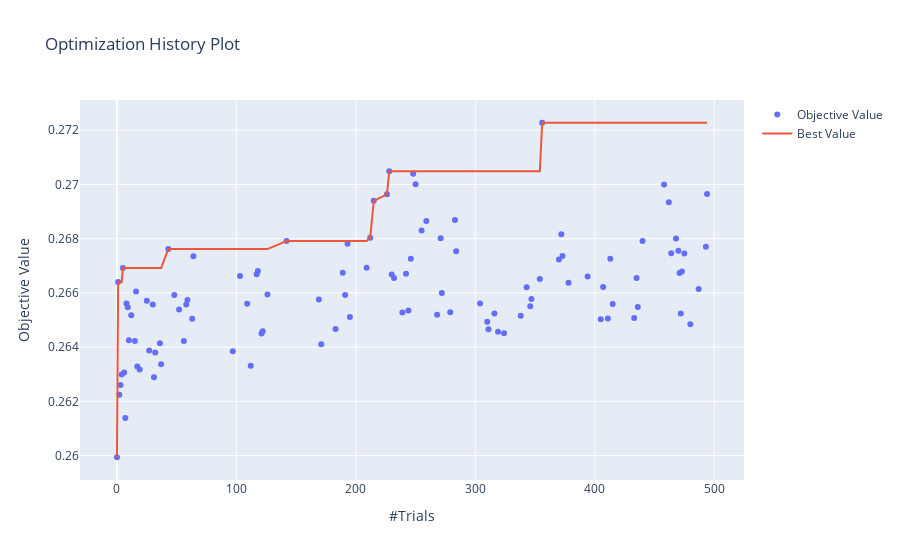

The cell this chart's notebook holds for it:
### Code cell
opt.visualization.plot_optimization_history(lgb_study.get(boosters[0]))
